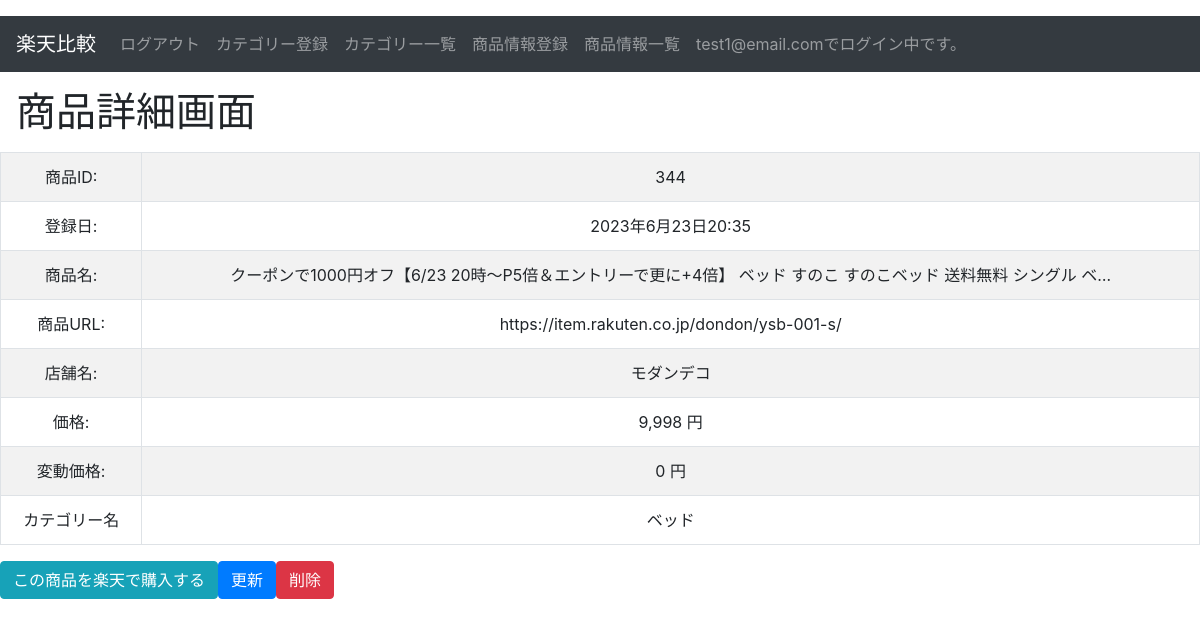
Page /rakuten/detail_product/344 (signed in) on the committed database.
### rakuten/models.py (models this page shows, shortened)
class Users(AbstractBaseUser, PermissionsMixin):
    cretate_at = models.DateTimeField('登録日', auto_now_add=True)
    update_at = models.DateTimeField('更新日', auto_now=True)
    username = models.CharField(max_length=150)
    email = models.EmailField(max_length=255, unique=True)
    is_active = models.BooleanField(default=True)
    is_staff = models.BooleanField(default=False)
    USERNAME_FIELD = 'email'
    REQUIRED_FIELDS = ['username']
    objects = UserManager()

class Products(models.Model):
    cretate_at = models.DateTimeField('登録日', auto_now_add=True)
    update_at = models.DateTimeField('更新日', auto_now=True)
    name = models.CharField('商品名', max_length=100)
    url = models.URLField('商品URL')
    store = models.CharField('店舗名', max_length=100)
    price = models.IntegerField('価格')
    price_fluctuation = models.IntegerField('変動価格', blank=True)
    category = models.ForeignKey(
        Categories, on_delete=models.CASCADE,
    )
    user = models.ForeignKey(
        Users, on_delete=models.CASCADE,
    )
    class Meta:
        db_table = 'products'

class Categories(models.Model):
    cretate_at = models.DateTimeField('登録日', auto_now_add=True)
    update_at = models.DateTimeField('更新日', auto_now=True)
    name = models.CharField('カテゴリー', max_length=20)
    url = models.URLField('URL')
    user = models.ForeignKey(
        Users, on_delete=models.CASCADE,
    )
    class Meta:
        db_table = 'categories'
    def __str__(self):
        return self.name

### rakuten/views.py (the view)
# urls.py: path('detail_product/<int:pk>', ProductDetailView.as_view(), name='detail_product'),
class ProductDetailView(LoginRequiredMixin, DetailView):
    model = Products
    template_name = 'detail_product.html'

### rakuten/templates/detail_product.html (shortened to what this page needs)
<!doctype html>
{% extends "base.html" %}
{% load humanize %}
{% load static %}
{% block content %}
<body>
<div>
    <h1 class="my-3 ml-3">商品詳細画面</h1>
    <table class="table table-striped table table-bordered">
        <tbody align="center">
            <tr>
                <td>商品ID:</td>
                <td>{{ object.id }}</td>
            </tr>
            <tr>
                <td>登録日:</td>
                <td>{{ object.cretate_at }}</td>
            </tr>
            <tr>
                <td>商品名:</td>
                <td>{{ object.name }}</td>
            </tr>
            <tr>
                <td>商品URL:</td>
                <td>{{ object.url }}</td>
            </tr>
            <tr>
                <td>店舗名:</td>
                <td>{{ object.store }}</td>
            </tr>
            <tr>
                <td>価格:</td>
                <td>{{ object.price | intcomma }} 円</td>
            </tr>
            <tr>
                <td>変動価格:</td>
                <td>{{ object.price_fluctuation | intcomma }} 円</td>
            </tr>
            <tr>
                <td>カテゴリー名</td>
                <td>{{ object.category }}</td>
            </tr>
        </tbody>
    </table>
    <div class='btn-toolbar' role="toolbar">
        <p><a class="btn btn-info" href="{{object.url }}">この商品を楽天で購入する</a></p>
        <p><a class="btn btn-primary" href="{% url 'rakuten:update_product' object.id %}">更新</a></p>
        <p><a class="btn btn-danger" href="{% url 'rakuten:delete_product' object.id %}">削除</a></p>
    </div>
</div>
</body>
{% endblock %}

### rakuten/templates/base.html (shortened to what this page needs)
<!doctype html>
<html lang="ja">
<head>
    <link rel="stylesheet" href="https://stackpath.bootstrapcdn.com/bootstrap/4.1.3/css/bootstrap.min.css">
</head>
<body>
    <nav class="navbar navbar-expand-sm navbar-dark bg-dark mt-3 mb-3">
        <a class="navbar-brand" href="{% url 'rakuten:home' %}">楽天比較</a>
        <div class="collapse navbar-collapse">
            <ul class="navbar-nav">
                {% if user.is_authenticated %}
                    <li class="nav-item">
                        <a class="nav-link" href="{% url 'rakuten:user_logout' %}">ログアウト</a>
                    </li>
                    <li class="nav-item">
                        <a class="nav-link" href="{% url 'rakuten:category_form' %}">カテゴリー登録</a>
                    </li>
                    <li class="nav-item">
                        <a class="nav-link" href="{% url 'rakuten:category_list' %}">カテゴリー一覧</a>
                    </li>
                    <li class="nav-item">
                        <a class="nav-link" href="{% url 'rakuten:product_form' %}">商品情報登録</a>
                    </li>
                    <li class="nav-item">
                        <a class="nav-link" href="{% url 'rakuten:product_list' %}">商品情報一覧</a>
                    </li>
                    <li class="nav-item">
                        <a class="nav-link" href="{% url 'rakuten:product_list' %}">{{ user.get_username }}でログイン中です。</a>
                    </li>
                {% endif %}
            </ul>
        </div>
    </nav>
     {% block content %}{% endblock %}
</body>
</html>

### rows in the picture
Users: get_username "test1@email.com"
Products: id "344", cretate_at "2023年6月23日20:35", name "クーポンで1000円オフ【6/23 20時〜P5倍＆エントリーで更に+4倍】 ベッド すのこ すのこベッド 送料無料 シングル ベ…", url "https://item.rakuten.co.jp/dondon/ysb-001-s/", store "モダンデコ", price "9,998", price_fluctuation "0", category "ベッド"
